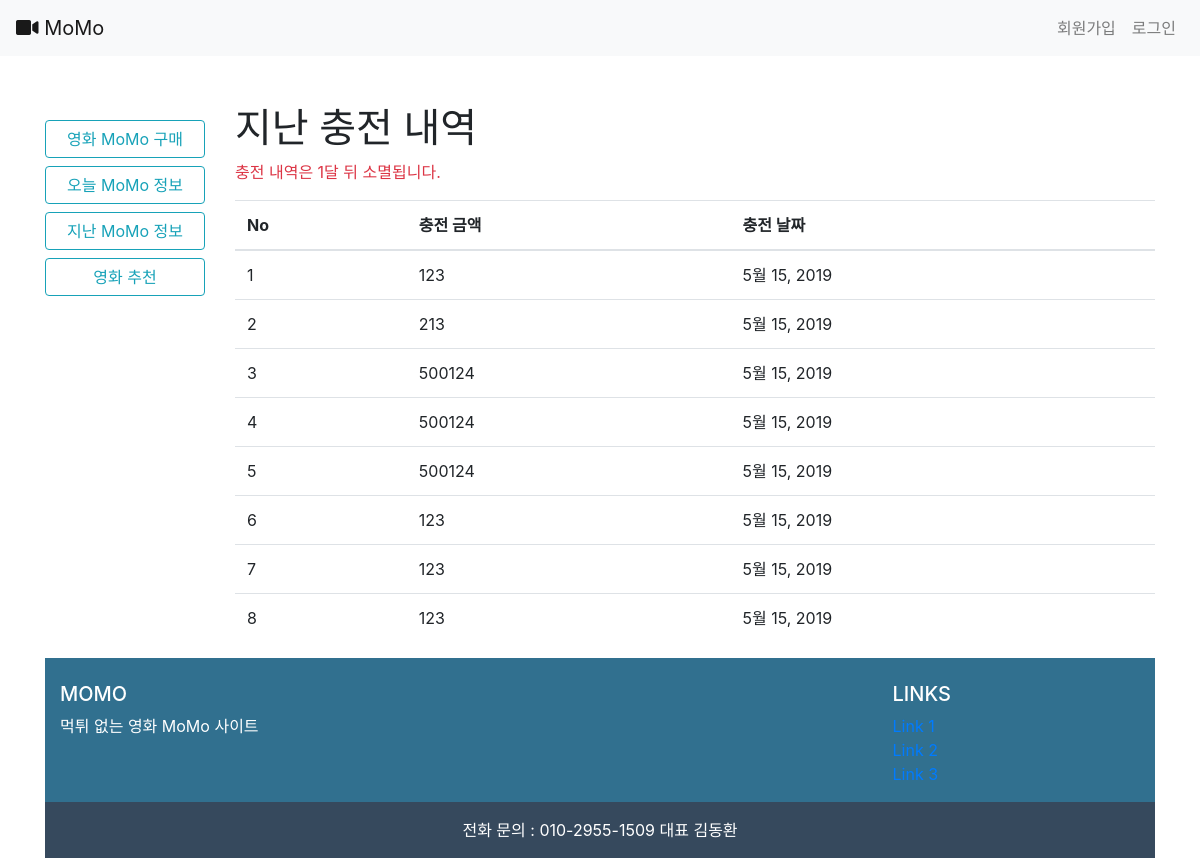
The page /accounts/payment/2/ on the database as committed earlier.
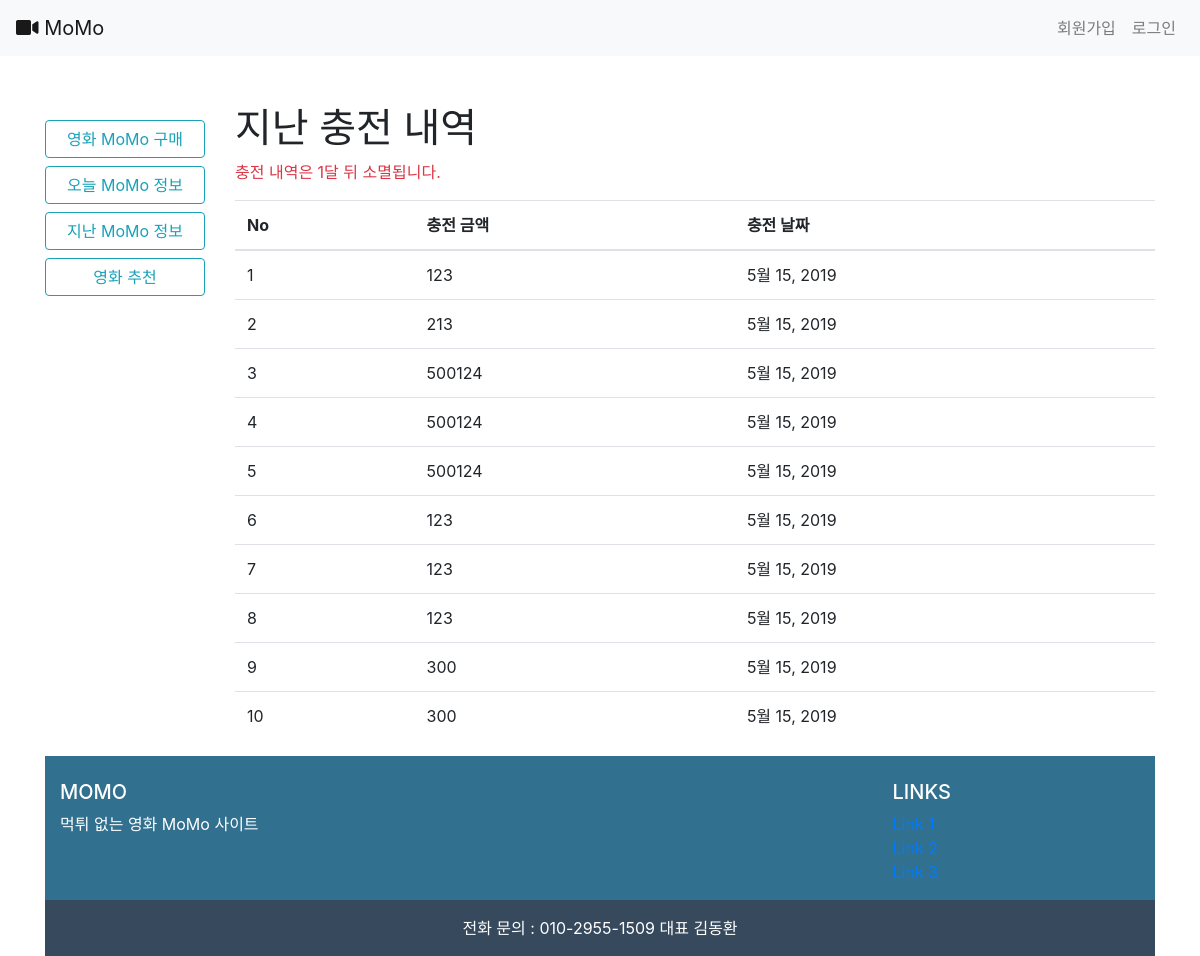
The same page on the database as committed later.
### accounts/models.py (models this page shows, shortened)
class Money(models.Model):
    user = models.ForeignKey(settings.AUTH_USER_MODEL, on_delete = models.CASCADE)
    money = models.PositiveIntegerField(blank=False)
    status = models.TextField()
    date = models.DateField()
    check_date = models.DateField(null=True)

### accounts/views.py (the view)
# urls.py: path('payment/<int:user_id>/', views.payment, name='payment'),
def payment(request,user_id):
    user = get_object_or_404(get_user_model(), pk=user_id)
    money = Money.objects.filter(user=user,status='충전')
    context={
        'money':money
    }
    return render(request, 'accounts/payment.html', context)

### accounts/templates/accounts/payment.html (shortened to what this page needs)
{% extends 'base.html' %}
{% block body %}
<h1>지난 충전 내역</h1>
<p class="text-danger">충전 내역은 1달 뒤 소멸됩니다.</p>
<table class="table">
  <thead>
    <tr>
      <th scope="col">No</th>
      <th scope="col">충전 금액</th>
      <th scope="col">충전 날짜</th>
    </tr>
  </thead>
  <tbody>
      {% for i in money %}
    <tr>
      <td scope="row"></td>
      <td>{{ i.money }}</td>
      <td>{{ i.date }}</td>
    </tr>
    {% endfor %}
  </tbody>
</table>
{% endblock %}

Rows that differ between the two databases and show on the page:
added Money: money "300", date "5월 15, 2019"
added Money: money "300", date "5월 15, 2019"
